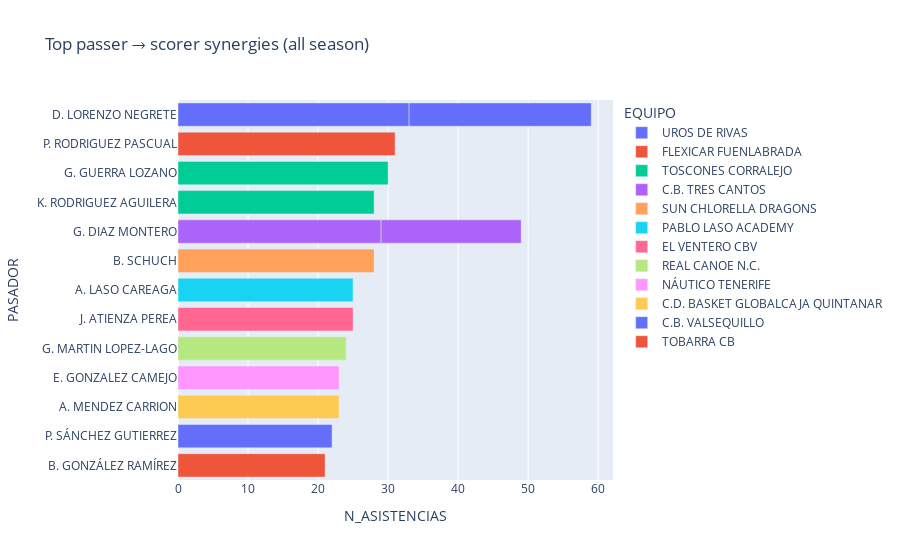

This figure's notebook cell:
### Code cell
# %%
fig = px.bar(pairs.head(15),
             x='N_ASISTENCIAS',
             y='PASADOR',
             color='EQUIPO',
             orientation='h',
             hover_data=['ANOTADOR'],
             title='Top passer → scorer synergies (all season)')
fig.update_layout(yaxis=dict(autorange='reversed'))
fig.show()

### Figure 1 — Plotly figure (JSON) as saved in the notebook; plotly's stock layout.template omitted (floating-point values rounded to 4 significant figures)
{"data": [{"customdata": [["D. GARCIA CASARRUBIOS CASTRO"], ["A. BIERSACK LOPEZ"]], "hovertemplate": "EQUIPO=UROS DE RIVAS<br>N_ASISTENCIAS=%{x}<br>PASADOR=%{y}<br>ANOTADOR=%{customdata[0]}<extra></extra>", "legendgroup": "UROS DE RIVAS", "marker": {"color": "#636efa", "pattern": {"shape": ""}}, "name": "UROS DE RIVAS", "orientation": "h", "showlegend": true, "textposition": "auto", "type": "bar", "x": [33, 26], "xaxis": "x", "y": ["D. LORENZO NEGRETE", "D. LORENZO NEGRETE"], "yaxis": "y"}, {"customdata": [["D. SANCHEZ PEREZ"]], "hovertemplate": "EQUIPO=FLEXICAR FUENLABRADA<br>N_ASISTENCIAS=%{x}<br>PASADOR=%{y}<br>ANOTADOR=%{customdata[0]}<extra></extra>", "legendgroup": "FLEXICAR FUENLABRADA", "marker": {"color": "#EF553B", "pattern": {"shape": ""}}, "name": "FLEXICAR FUENLABRADA", "orientation": "h", "showlegend": true, "textposition": "auto", "type": "bar", "x": [31], "xaxis": "x", "y": ["P. RODRIGUEZ PASCUAL"], "yaxis": "y"}, {"customdata": [["E. OGUNFOLU"], ["E. OGUNFOLU"]], "hovertemplate": "EQUIPO=TOSCONES CORRALEJO<br>N_ASISTENCIAS=%{x}<br>PASADOR=%{y}<br>ANOTADOR=%{customdata[0]}<extra></extra>", "legendgroup": "TOSCONES CORRALEJO", "marker": {"color": "#00cc96", "pattern": {"shape": ""}}, "name": "TOSCONES CORRALEJO", "orientation": "h", "showlegend": true, "textposition": "auto", "type": "bar", "x": [30, 28], "xaxis": "x", "y": ["G. GUERRA LOZANO", "K. RODRIGUEZ AGUILERA"], "yaxis": "y"}, {"customdata": [["J. DOMINGUEZ LARRE"], ["F. GOMEZ DE ENTERRIA LOPEZ"]], "hovertemplate": "EQUIPO=C.B. TRES CANTOS<br>N_ASISTENCIAS=%{x}<br>PASADOR=%{y}<br>ANOTADOR=%{customdata[0]}<extra></extra>", "legendgroup": "C.B. TRES CANTOS", "marker": {"color": "#ab63fa", "pattern": {"shape": ""}}, "name": "C.B. TRES CANTOS", "orientation": "h", "showlegend": true, "textposition": "auto", "type": "bar", "x": [29, 20], "xaxis": "x", "y": ["G. DIAZ MONTERO", "G. DIAZ MONTERO"], "yaxis": "y"}, {"customdata": [["R. RIOJA ACHIAGA"]], "hovertemplate": "EQUIPO=SUN CHLORELLA DRAGONS<br>N_ASISTENCIAS=%{x}<br>PASADOR=%{y}<br>ANOTADOR=%{customdata[0]}<extra></extra>", "legendgroup": "SUN CHLORELLA DRAGONS", "marker": {"color": "#FFA15A", "pattern": {"shape": ""}}, "name": "SUN CHLORELLA DRAGONS", "orientation": "h", "showlegend": true, "textposition": "auto", "type": "bar", "x": [28], "xaxis": "x", "y": ["B. SCHUCH"], "yaxis": "y"}, {"customdata": [["S. FERNANDEZ FERREIRO"]], "hovertemplate": "EQUIPO=PABLO LASO ACADEMY<br>N_ASISTENCIAS=%{x}<br>PASADOR=%{y}<br>ANOTADOR=%{customdata[0]}<extra></extra>", "legendgroup": "PABLO LASO ACADEMY", "marker": {"color": "#19d3f3", "pattern": {"shape": ""}}, "name": "PABLO LASO ACADEMY", "orientation": "h", "showlegend": true, "textposition": "auto", "type": "bar", "x": [25], "xaxis": "x", "y": ["A. LASO CAREAGA"], "yaxis": "y"}, {"customdata": [["J. MEJIA ECHEVERRY"]], "hovertemplate": "EQUIPO=EL VENTERO CBV<br>N_ASISTENCIAS=%{x}<br>PASADOR=%{y}<br>ANOTADOR=%{customdata[0]}<extra></extra>", "legendgroup": "EL VENTERO CBV", "marker": {"color": "#FF6692", "pattern": {"shape": ""}}, "name": "EL VENTERO CBV", "orientation": "h", "showlegend": true, "textposition": "auto", "type": "bar", "x": [25], "xaxis": "x", "y": ["J. ATIENZA PEREA"], "yaxis": "y"}, {"customdata": [["D. MANZANERO CAMACHO"]], "hovertemplate": "EQUIPO=REAL CANOE N.C.<br>N_ASISTENCIAS=%{x}<br>PASADOR=%{y}<br>ANOTADOR=%{customdata[0]}<extra></extra>", "legendgroup": "REAL CANOE N.C.", "marker": {"color": "#B6E880", "pattern": {"shape": ""}}, "name": "REAL CANOE N.C.", "orientation": "h", "showlegend": true, "textposition": "auto", "type": "bar", "x": [24], "xaxis": "x", "y": ["G. MARTIN LOPEZ-LAGO"], "yaxis": "y"}, {"customdata": [["J. HERRERO ALONSO"]], "hovertemplate": "EQUIPO=NÁUTICO TENERIFE<br>N_ASISTENCIAS=%{x}<br>PASADOR=%{y}<br>ANOTADOR=%{customdata[0]}<extra></extra>", "legendgroup": "NÁUTICO TENERIFE", "marker": {"color": "#FF97FF", "pattern": {"shape": ""}}, "name": "NÁUTICO TENERIFE", "orientation": "h", "showlegend": true, "textposition": "auto", "type": "bar", "x": [23], "xaxis": "x", "y": ["E. GONZALEZ CAMEJO"], "yaxis": "y"}, {"customdata": [["C. MURRAY"]], "hovertemplate": "EQUIPO=C.D. BASKET GLOBALCAJA QUINTANAR<br>N_ASISTENCIAS=%{x}<br>PASADOR=%{y}<br>ANOTADOR=%{customdata[0]}<extra></extra>", "legendgroup": "C.D. BASKET GLOBALCAJA QUINTANAR", "marker": {"color": "#FECB52", "pattern": {"shape": ""}}, "name": "C.D. BASKET GLOBALCAJA QUINTANAR", "orientation": "h", "showlegend": true, "textposition": "auto", "type": "bar", "x": [23], "xaxis": "x", "y": ["A. MENDEZ CARRION"], "yaxis": "y"}, {"customdata": [["A. REDONDO ALVAREZ DE SOTOMAYOR"]], "hovertemplate": "EQUIPO=C.B. VALSEQUILLO<br>N_ASISTENCIAS=%{x}<br>PASADOR=%{y}<br>ANOTADOR=%{customdata[0]}<extra></extra>", "legendgroup": "C.B. VALSEQUILLO", "marker": {"color": "#636efa", "pattern": {"shape": ""}}, "name": "C.B. VALSEQUILLO", "orientation": "h", "showlegend": true, "textposition": "auto", "type": "bar", "x": [22], "xaxis": "x", "y": ["P. SÁNCHEZ GUTIERREZ"], "yaxis": "y"}, {"customdata": [["J. SOLA ARGEMI"]], "hovertemplate": "EQUIPO=TOBARRA CB<br>N_ASISTENCIAS=%{x}<br>PASADOR=%{y}<br>ANOTADOR=%{customdata[0]}<extra></extra>", "legendgroup": "TOBARRA CB", "marker": {"color": "#EF553B", "pattern": {"shape": ""}}, "name": "TOBARRA CB", "orientation": "h", "showlegend": true, "textposition": "auto", "type": "bar", "x": [21], "xaxis": "x", "y": ["B. GONZÁLEZ RAMÍREZ"], "yaxis": "y"}], "layout": {"barmode": "relative", "legend": {"title": {"text": "EQUIPO"}, "tracegroupgap": 0}, "title": {"text": "Top passer → scorer synergies (all season)"}, "xaxis": {"anchor": "y", "domain": [0, 1], "title": {"text": "N_ASISTENCIAS"}}, "yaxis": {"anchor": "x", "autorange": "reversed", "domain": [0, 1], "title": {"text": "PASADOR"}}}}
